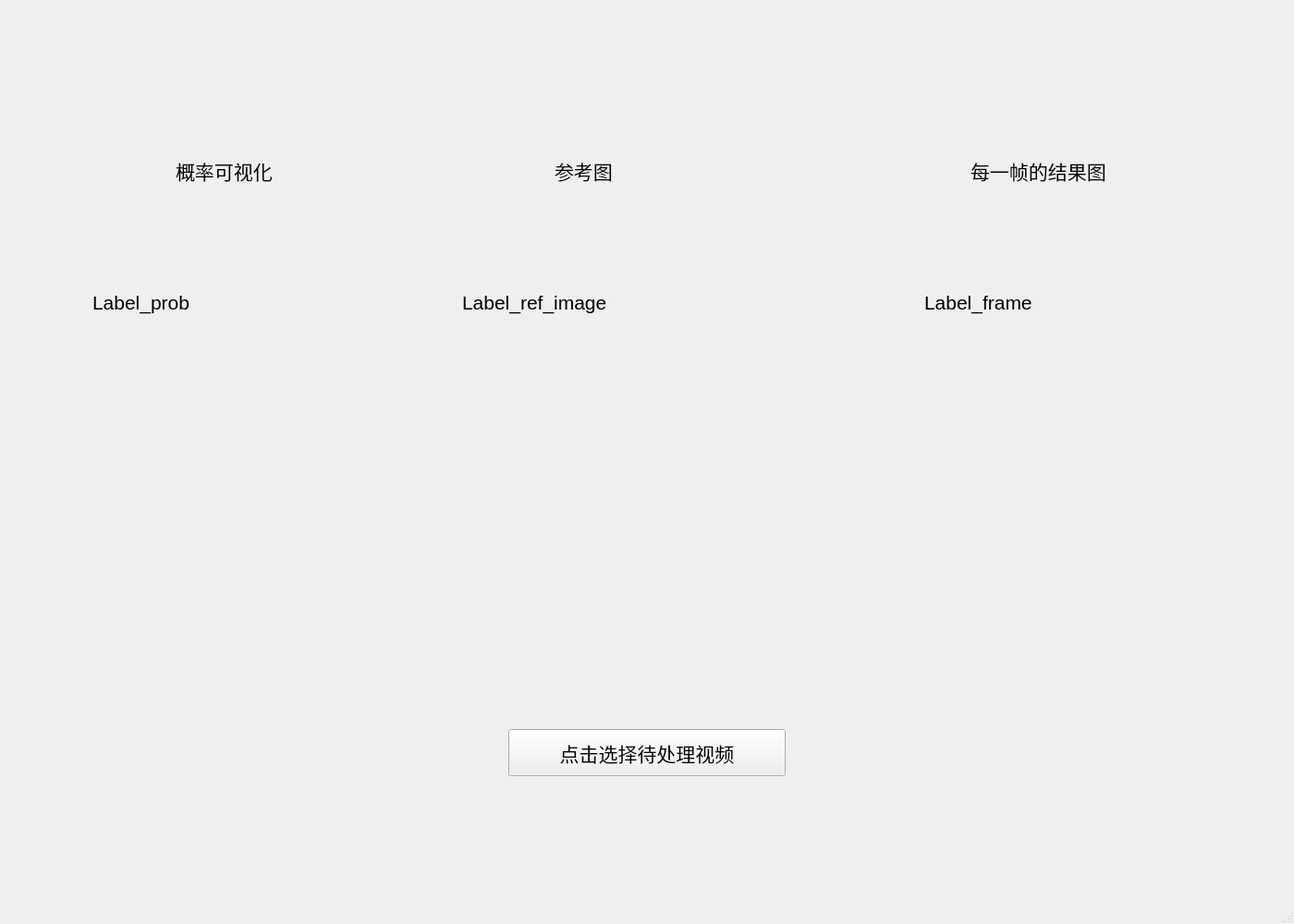
<?xml version="1.0" encoding="UTF-8"?>
<ui version="4.0">
 <class>MainWindow</class>
 <widget class="QMainWindow" name="MainWindow">
  <property name="geometry">
   <rect>
    <x>0</x>
    <y>0</y>
    <width>1400</width>
    <height>1000</height>
   </rect>
  </property>
  <property name="windowTitle">
   <string>MainWindow</string>
  </property>
  <widget class="QWidget" name="centralwidget">
   <widget class="QPushButton" name="pushButton_SelectVideo">
    <property name="geometry">
     <rect>
      <x>550</x>
      <y>789</y>
      <width>300</width>
      <height>51</height>
     </rect>
    </property>
    <property name="font">
     <font>
      <pointsize>16</pointsize>
     </font>
    </property>
    <property name="text">
     <string>点击选择待处理视频</string>
    </property>
    <property name="iconSize">
     <size>
      <width>20</width>
      <height>20</height>
     </size>
    </property>
   </widget>
   <widget class="QLabel" name="Label_ref_image">
    <property name="geometry">
     <rect>
      <x>500</x>
      <y>200</y>
      <width>254</width>
      <height>254</height>
     </rect>
    </property>
    <property name="font">
     <font>
      <pointsize>16</pointsize>
     </font>
    </property>
    <property name="text">
     <string>Label_ref_image</string>
    </property>
   </widget>
   <widget class="QLabel" name="Label_frame">
    <property name="geometry">
     <rect>
      <x>1000</x>
      <y>200</y>
      <width>254</width>
      <height>254</height>
     </rect>
    </property>
    <property name="font">
     <font>
      <pointsize>16</pointsize>
     </font>
    </property>
    <property name="text">
     <string>Label_frame</string>
    </property>
   </widget>
   <widget class="QLabel" name="Label_prob">
    <property name="geometry">
     <rect>
      <x>100</x>
      <y>200</y>
      <width>254</width>
      <height>254</height>
     </rect>
    </property>
    <property name="font">
     <font>
      <pointsize>16</pointsize>
     </font>
    </property>
    <property name="text">
     <string>Label_prob</string>
    </property>
   </widget>
   <widget class="QLabel" name="label_set1">
    <property name="geometry">
     <rect>
      <x>190</x>
      <y>170</y>
      <width>181</width>
      <height>30</height>
     </rect>
    </property>
    <property name="font">
     <font>
      <pointsize>16</pointsize>
     </font>
    </property>
    <property name="text">
     <string>概率可视化</string>
    </property>
   </widget>
   <widget class="QLabel" name="label_set2">
    <property name="geometry">
     <rect>
      <x>600</x>
      <y>170</y>
      <width>140</width>
      <height>30</height>
     </rect>
    </property>
    <property name="font">
     <font>
      <pointsize>16</pointsize>
     </font>
    </property>
    <property name="text">
     <string>参考图</string>
    </property>
   </widget>
   <widget class="QLabel" name="label_set3">
    <property name="geometry">
     <rect>
      <x>1050</x>
      <y>170</y>
      <width>241</width>
      <height>30</height>
     </rect>
    </property>
    <property name="font">
     <font>
      <pointsize>16</pointsize>
     </font>
    </property>
    <property name="text">
     <string>每一帧的结果图</string>
    </property>
   </widget>
  </widget>
  <widget class="QMenuBar" name="menubar">
   <property name="geometry">
    <rect>
     <x>0</x>
     <y>0</y>
     <width>1400</width>
     <height>22</height>
    </rect>
   </property>
  </widget>
  <widget class="QStatusBar" name="statusbar"/>
 </widget>
 <resources/>
 <connections/>
</ui>
